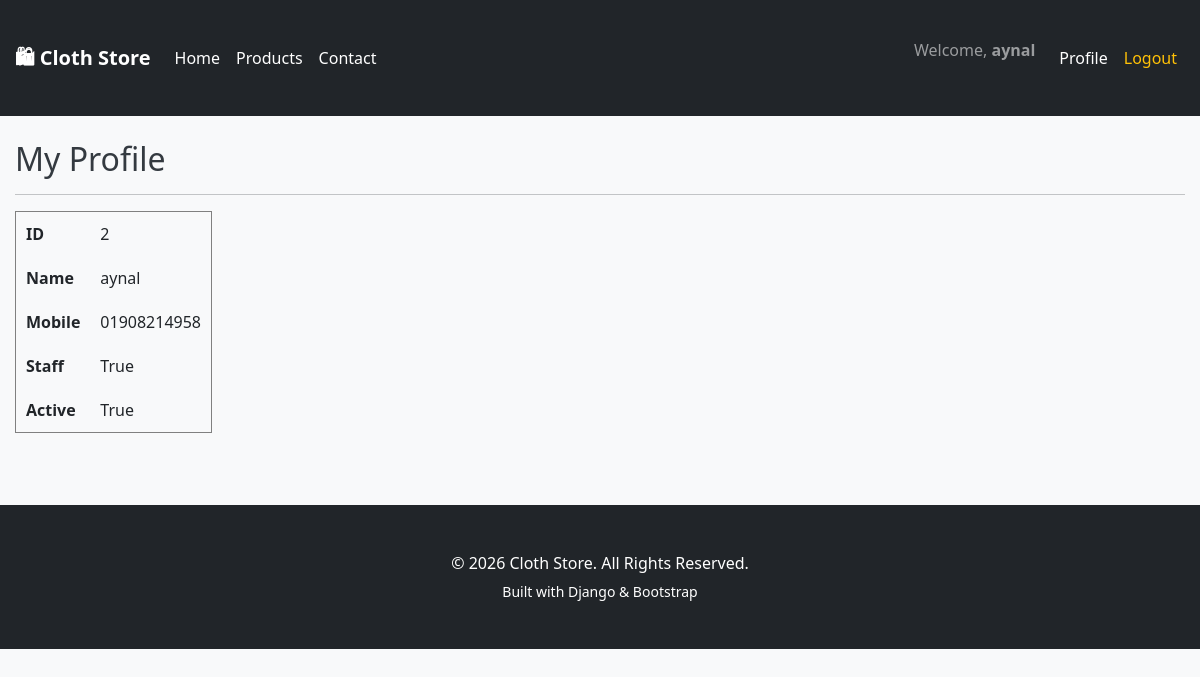
/account/profile/ (signed in), run on the app's committed database.
### account/models.py (models this page shows, shortened)
class User(AbstractBaseUser, PermissionsMixin):
    mobile = models.CharField(max_length=15, unique=True)
    email = models.EmailField(blank=True, null=True)
    name = models.CharField(max_length=100)
    is_active = models.BooleanField(default=True)
    is_staff = models.BooleanField(default=False)
    objects = UserManager()
    USERNAME_FIELD = 'mobile'
    REQUIRED_FIELDS = ['name']

### account/api_views.py (the view)
@login_required(login_url="login")
def profile_view(request):
    return render(
        request,
        "profile.html",
        {
            "user": request.user,
        },
    )

### account/templates/profile.html
{% extends "base.html" %}
{% block content %}
<h2>My Profile</h2>
<hr>
<table border="1" cellpadding="10">
    <tr>
        <th>ID</th>
        <td>{{ user.id }}</td>
    </tr>
    <tr>
        <th>Name</th>
        <td>{{ user.name }}</td>
    </tr>
    <tr>
        <th>Mobile</th>
        <td>{{ user.mobile }}</td>
    </tr>
    <tr>
        <th>Staff</th>
        <td>{{ user.is_staff }}</td>
    </tr>
    <tr>
        <th>Active</th>
        <td>{{ user.is_active }}</td>
    </tr>
</table>
{% endblock %}

### templates/base.html (shortened to what this page needs)
{% load static %}
<!DOCTYPE html>
<html lang="en">
<head>
    <link href="https://cdn.jsdelivr.net/npm/bootstrap@5.3.3/dist/css/bootstrap.min.css" rel="stylesheet">
    <link rel="stylesheet" href="{% static 'css/style.css' %}">
</head>
<body>
<nav class="navbar navbar-expand-lg navbar-dark bg-dark">
    <div class="container">
        <a class="navbar-brand fw-bold" href="/">
            🛍 Cloth Store
        </a>
        <div class="collapse navbar-collapse" id="navbar">
            <ul class="navbar-nav me-auto">
                <li class="nav-item">
                    <a class="nav-link" href="/">
                        Home
                    </a>
                </li>
                <li class="nav-item">
                    <a class="nav-link" href="{% url 'product_list' %}">
                        Products
                    </a>
                </li>
                <li class="nav-item">
                    <a class="nav-link" href="{% url 'contact' %}">
                        Contact
                    </a>
                </li>
            </ul>
            <ul class="navbar-nav">
                {% if request.user.is_authenticated %}
                    <li class="nav-item">
                        <span class="navbar-text me-3">
                            Welcome,
                            <strong>{{ request.user.name }}</strong>
                        </span>
                    </li>
                    <li class="nav-item">
                        <a class="nav-link" href="{% url 'profile' %}">
                            Profile
                        </a>
                    </li>
                    <li class="nav-item">
                        <a class="nav-link text-warning"
                           href="{% url 'logout' %}">
                            Logout
                        </a>
                    </li>
                {% endif %}
            </ul>
        </div>
    </div>
</nav>
<div class="container py-4">
    {% block content %}
    {% endblock %}
</div>
<footer class="bg-dark text-white text-center py-3 mt-5">
    <div class="container">
        <p class="mb-1">
            © 2026 Cloth Store.
            All Rights Reserved.
        </p>
        <small>
            Built with Django & Bootstrap
        </small>
    </div>
</footer>
</body>
</html>

### static/css/style.css (style rules this page uses)
body { font-family: 'Segoe UI', Tahoma, Geneva, Verdana, sans-serif; background-color: #f8f9fa; margin: 0; color: #212529; }
.navbar { background-color: #343a40; }
.navbar a { color: #fff; }
.container { max-width: 1200px; margin: auto; padding: 30px 15px; }
h1, h2, h3 { color: #343a40; }
.navbar { display: flex; justify-content: space-between; align-items: center; }

### data on the page
User: user.name "aynal", id "2", name "aynal", mobile "01908214958", is_staff "True", is_active "True"
